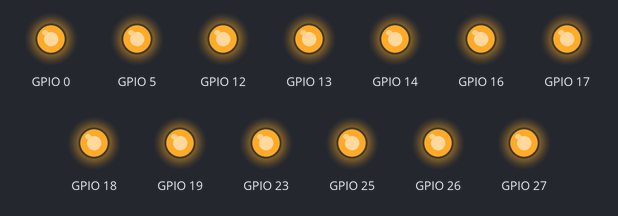
The sketch below on a simulated ESP32. Shown: output pins drawn as LEDs (lit = HIGH).

Above: at 0.1 s.
Timing chart, 0 to 1.6 s (numbered marks = the images above):
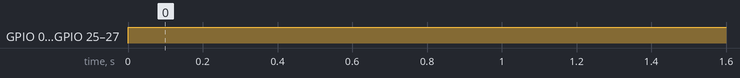

Measured:
- by itself, GPIO 0, GPIO 5, GPIO 12–14, GPIO 16, GPIO 17, GPIO 19, GPIO 23, GPIO 25–27: LOW → HIGH at 0.00 s

The sketch:

PIN_TEST.ino
```cpp
void setup() {
  pinMode(18, OUTPUT);
  pinMode(19, OUTPUT);
  pinMode(23, OUTPUT);
  pinMode(5, OUTPUT);
  pinMode(13, OUTPUT);
  pinMode(12, OUTPUT);
  pinMode(14, OUTPUT);
  pinMode(27, OUTPUT);
  pinMode(16, OUTPUT);
  pinMode(17, OUTPUT);
  pinMode(25, OUTPUT);
  pinMode(26, OUTPUT);
  pinMode(0, OUTPUT);

}

void loop() {
  digitalWrite(18, HIGH);
  digitalWrite(19, HIGH);
  digitalWrite(23, HIGH);
  digitalWrite(5, HIGH);
  digitalWrite(13, HIGH);
  digitalWrite(12, HIGH);
  digitalWrite(14, HIGH);
  digitalWrite(27, HIGH);
  digitalWrite(16, HIGH);
  digitalWrite(17, HIGH);
  digitalWrite(25, HIGH);
  digitalWrite(26, HIGH);
  digitalWrite(0, HIGH);


  //ANALOG

}
```
